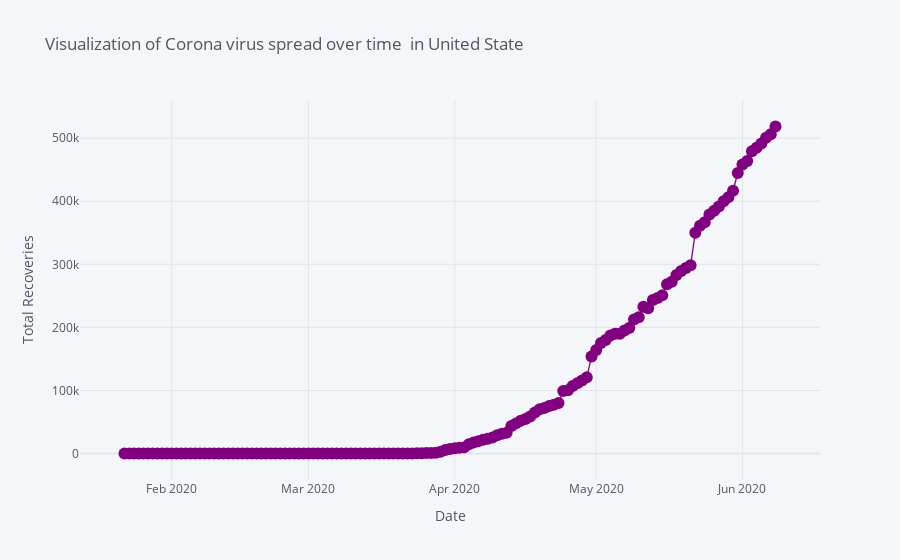

The code cell stored with this chart in its notebook:
### Code cell
fig=US.iplot(
    asFigure=True,
    subplots=True,
    mode='lines+markers+text',
    #text=text,
    y=['Total Recoveries'],
    opacity=0.5,
    xTitle='Date',
    yTitle='Total Recoveries',
    title='Visualization of Corona virus spread over time  in United State',
    colors='purple'
    )
fig.show()

### Figure 1 — Plotly figure (JSON) as saved in the notebook; plotly's stock layout.template omitted (floating-point values rounded to 4 significant figures; data arrays with more than 128 entries replaced by an {"elided": "..."} marker saying what was removed)
{"data": [{"line": {"color": "rgba(128, 0, 128, 1.0)", "dash": "solid", "shape": "linear", "width": 1.3}, "marker": {"size": 12, "symbol": "circle"}, "mode": "lines+markers+text", "name": "Total Recoveries", "text": "", "type": "scatter", "x": {"elided": "139 str values"}, "xaxis": "x", "y": {"elided": "139 int values"}, "yaxis": "y"}], "layout": {"legend": {"bgcolor": "#F5F6F9", "font": {"color": "#4D5663"}}, "paper_bgcolor": "#F5F6F9", "plot_bgcolor": "#F5F6F9", "title": {"font": {"color": "#4D5663"}, "text": "Visualization of Corona virus spread over time  in United State"}, "xaxis": {"anchor": "y", "domain": [0, 1], "gridcolor": "#E1E5ED", "showgrid": true, "tickfont": {"color": "#4D5663"}, "title": {"font": {"color": "#4D5663"}, "text": "Date"}, "zerolinecolor": "#E1E5ED"}, "yaxis": {"anchor": "x", "domain": [0, 1], "gridcolor": "#E1E5ED", "showgrid": true, "tickfont": {"color": "#4D5663"}, "title": {"font": {"color": "#4D5663"}, "text": "Total Recoveries"}, "zerolinecolor": "#E1E5ED"}}}
